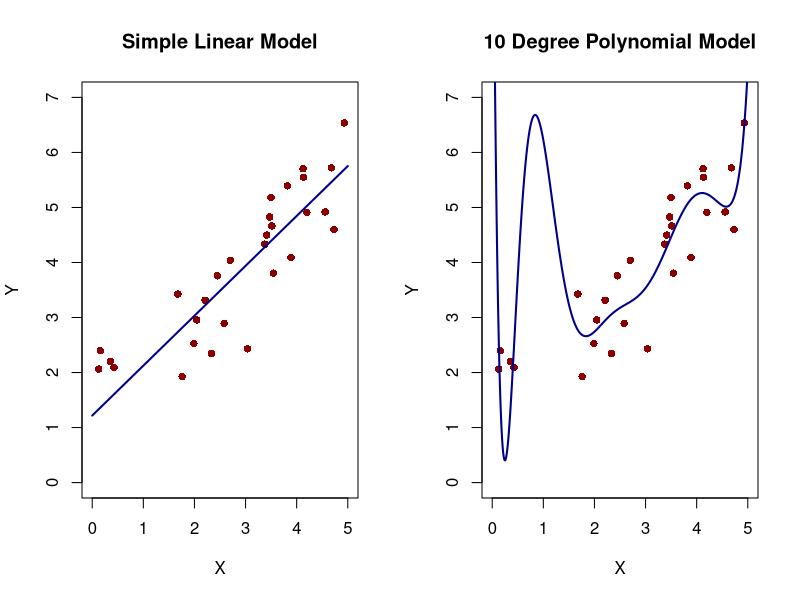
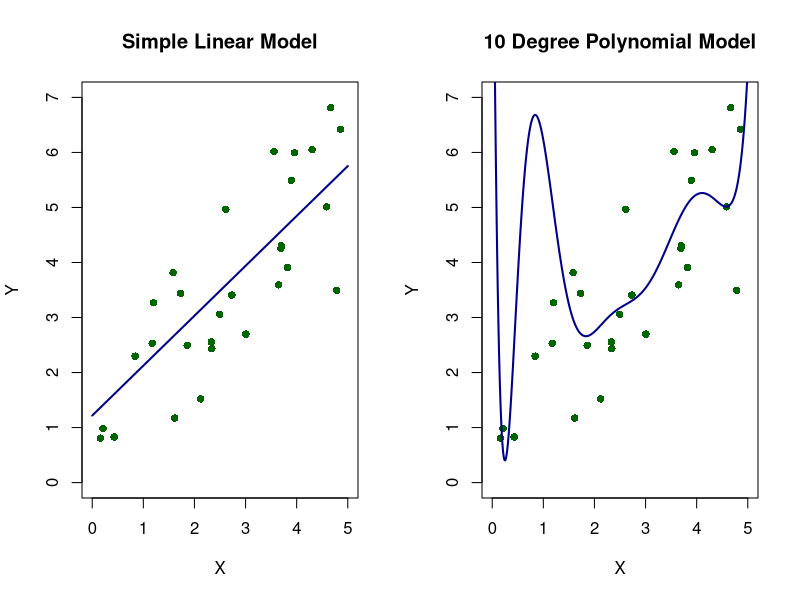
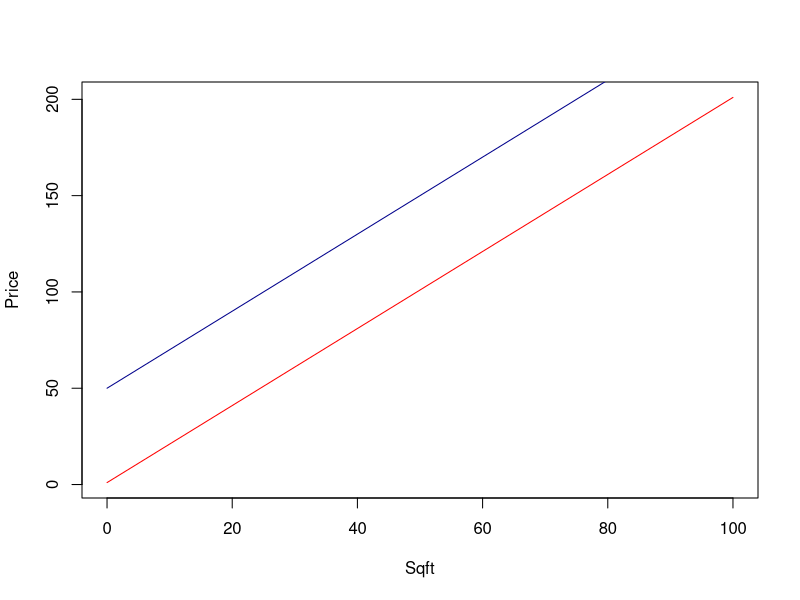

R code for these plots, in order:
#Generating some data to show overfitting.

eps = rnorm(30, 0, 0.9)
x = runif(30, 0, 5)
x.2 = x^2
x.3 = x^3
x.4 = x^4
x.5 = x^5
x.6 = x^6
x.7 = x^7
x.8 = x^8
x.9 = x^9
x.10 = x^10
y = 1 + x + eps

eps2 = rnorm(30, 0, 0.9)
x2 = runif(30, 0, 5)
y2 = 1 + x2 + eps2

summary(reg1<-lm(y ~ x))
summary(reg2 <- lm(y ~ x + x.2 + x.3 + x.4 + x.5 + x.6 + x.7 + x.8+x.9 + x.10))

library(pracma)
xpred = linspace(0,5,n=1000)
ypred1 = reg1$coefficients[1] + reg1$coefficients[2]*xpred
ypred2 = reg2$coefficients[1] + reg2$coefficients[2]*xpred + reg2$coefficients[3]*xpred^2 + reg2$coefficients[4]*xpred^3 + reg2$coefficients[5]*xpred^4 + reg2$coefficients[6]*xpred^5 + reg2$coefficients[7]*xpred^6 + reg2$coefficients[8]*xpred^7 + reg2$coefficients[9]*xpred^8 + reg2$coefficients[10]*xpred^9 + reg2$coefficients[11]*xpred^10

png(file = "overfit1_2.png", width = 1200, height = 700, res = 150)
par(mfrow = c(1,2))
plot(x, y, col = "darkred", xlab = "X", ylab = "Y", main = "Simple Linear Model", xlim = c(0,5),ylim = c(0,7),pch = 16)
lines(xpred,ypred1, col = "darkblue", lwd = 2)
plot(x,y, col = "darkred", xlab = "X", ylab = "Y", main = "10 Degree Polynomial Model", xlim = c(0,5), ylim = c(0,7), pch = 16) 
lines(xpred, ypred2, col = "darkblue", lwd = 2)
dev.off()

png(file = "overfit2_2.png", width = 1200, height = 700, res = 150)
par(mfrow = c(1,2))
plot(x2, y2, col = "darkgreen", xlab = "X", ylab = "Y", main = "Simple Linear Model",pch = 16, xlim = c(0,5), ylim = c(0,7))
lines(xpred,ypred1, col = "darkblue", lwd = 2)
plot(x2,y2, col = "darkgreen", xlab = "X", ylab = "Y", main = "10 Degree Polynomial Model", xlim = c(0,5), ylim = c(0,7), pch = 16) 
lines(xpred, ypred2, col = "darkblue", lwd = 2)
dev.off()

png(file = "intercept_change", width = 1200, height = 700, res = 150)
par(mfrow = c(1,1))
curve(1 + 2*x, from = 0, to = 100, col = "red", xlab = "Sqft", ylab  = "Price")
curve(50 + 2*x, add = TRUE, from = 0, to = 100, col = "darkblue")
dev.off()
